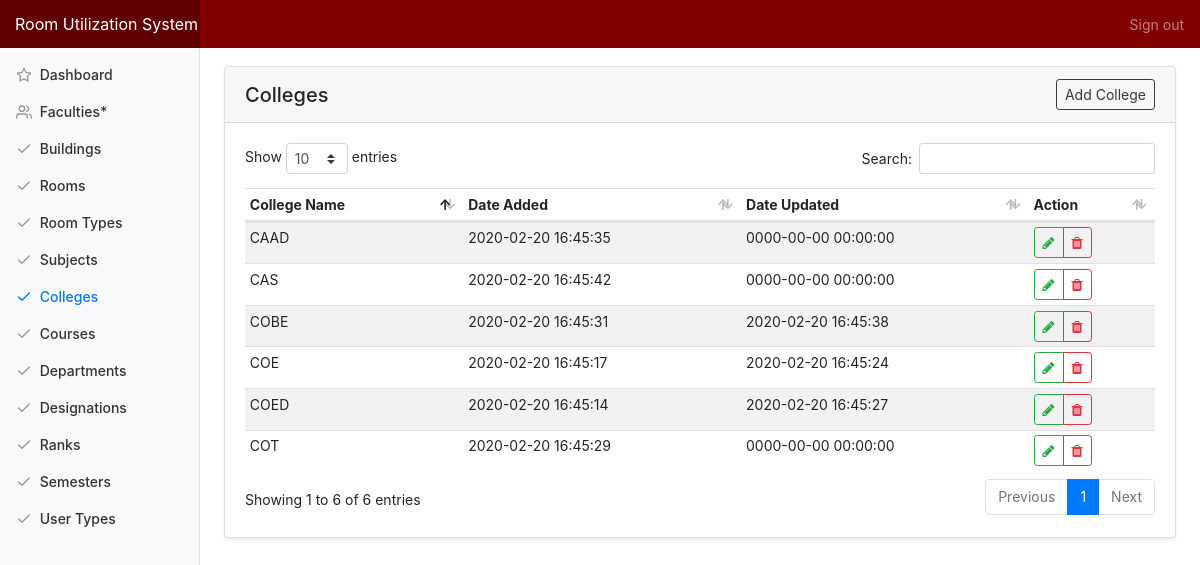
/index.php/admin/college, run on the app's committed database.
### tables this page shows
CREATE TABLE `tbl_college` (
  `college_id` int(11) NOT NULL,
  `college_name` varchar(250) NOT NULL,
  `college_added` datetime NOT NULL DEFAULT CURRENT_TIMESTAMP,
  `college_modified` datetime NOT NULL DEFAULT '0000-00-00 00:00:00' ON UPDATE CURRENT_TIMESTAMP
);

### application/controllers/Admin.php (called while the page is built, shortened)
<?php
class Admin extends CI_Controller {
	public function college(){
		$data['title'] = "Colleges";
		$data['colleges'] = $this->main_model->getColleges();
		$this->load->view('templates/header', $data);
		$this->load->view('admin/college');
		$this->load->view('templates/footer');
	}
}

### index.php (called while the page is built, shortened)
<?php
require_once BASEPATH.'core/CodeIgniter.php';

### application/models/Main_model.php (called while the page is built, shortened)
<?php defined('BASEPATH') OR exit('No direct script access allowed');
Class Main_model extends CI_Model{
	public function getColleges(){
		return $this->db->get('tbl_college')->result_array();
	}
}

### application/views/admin/college.php (the view, shortened to what this page needs)
<div class="container-fluid">
  <div class="row">
    <main role="main" class="col-md-9 ml-sm-auto col-lg-10 pt-4 px-4 mb-3">
      <div class="card shadow-sm">
			  <h5 class="card-header d-flex justify-content-between align-items-center">
          <?=$title?>
          <a href="#" class="btn btn-outline-dark btn-sm" data-toggle="modal" data-target="#modal_college_add">Add College</a>
        </h5>
			  <div class="card-body">
          <table class="table table-striped table-hover table-sm">
            <thead>
              <tr>
                <th>College Name</th>
                <th>Date Added</th>
                <th>Date Updated</th>
                <th>Action</th>
              </tr>
            </thead>
            <tbody>
              <?php foreach ($colleges as $row) {?>
              <tr>
                <td><?=$row['college_name']?></td>
                <td><?=$row['college_added']?></td>
                <td><?=$row['college_modified']?></td>
                <td>
                  <div class="btn-group" role="group">
                    <a href="#" class="btn btn-sm btn-outline-success action-btn updateCollege" id="<?=$row['college_id']?>//<?=$row['college_name']?>" data-toggle="modal" data-target="#modal_college_update" data-toggle="tooltip" data-placement="top" title="Update College">
                      <span class="fa fa-pencil"></span>
                    </a>
                    <a href="#" id="<?=base_url('admin/delete/college/'.$row['college_id'])?>" class="btn btn-sm btn-outline-danger action-btn delete" data-toggle="tooltip" data-placement="top" title="Delete College">
                      <span class="fa fa-trash"></span>
                    </a>
                  </div>
                </td>
              </tr>
              <?php } ?>
            </tbody>
          </table>
			  </div>
			</div>
   </main>
  </div>
</div>

### assets/css/dashboard.css (style rules this page uses)
body { font-size: .875rem; }
[role="main"] { padding-top: 133px; }
@media (min-width: 768px) { [role="main"] { padding-top: 48px; } }

### data on the page
tbl_college: college_name "COED", college_added "2020-02-20 16:45:14", college_modified "2020-02-20 16:45:27"
tbl_college: college_name "COE", college_added "2020-02-20 16:45:17", college_modified "2020-02-20 16:45:24"
tbl_college: college_name "COT", college_added "2020-02-20 16:45:29", college_modified "0000-00-00 00:00:00"
tbl_college: college_name "COBE", college_added "2020-02-20 16:45:31", college_modified "2020-02-20 16:45:38"
tbl_college: college_name "CAAD", college_added "2020-02-20 16:45:35", college_modified "0000-00-00 00:00:00"
tbl_college: college_name "CAS", college_added "2020-02-20 16:45:42", college_modified "0000-00-00 00:00:00"

### other printed values
$title "Colleges"
